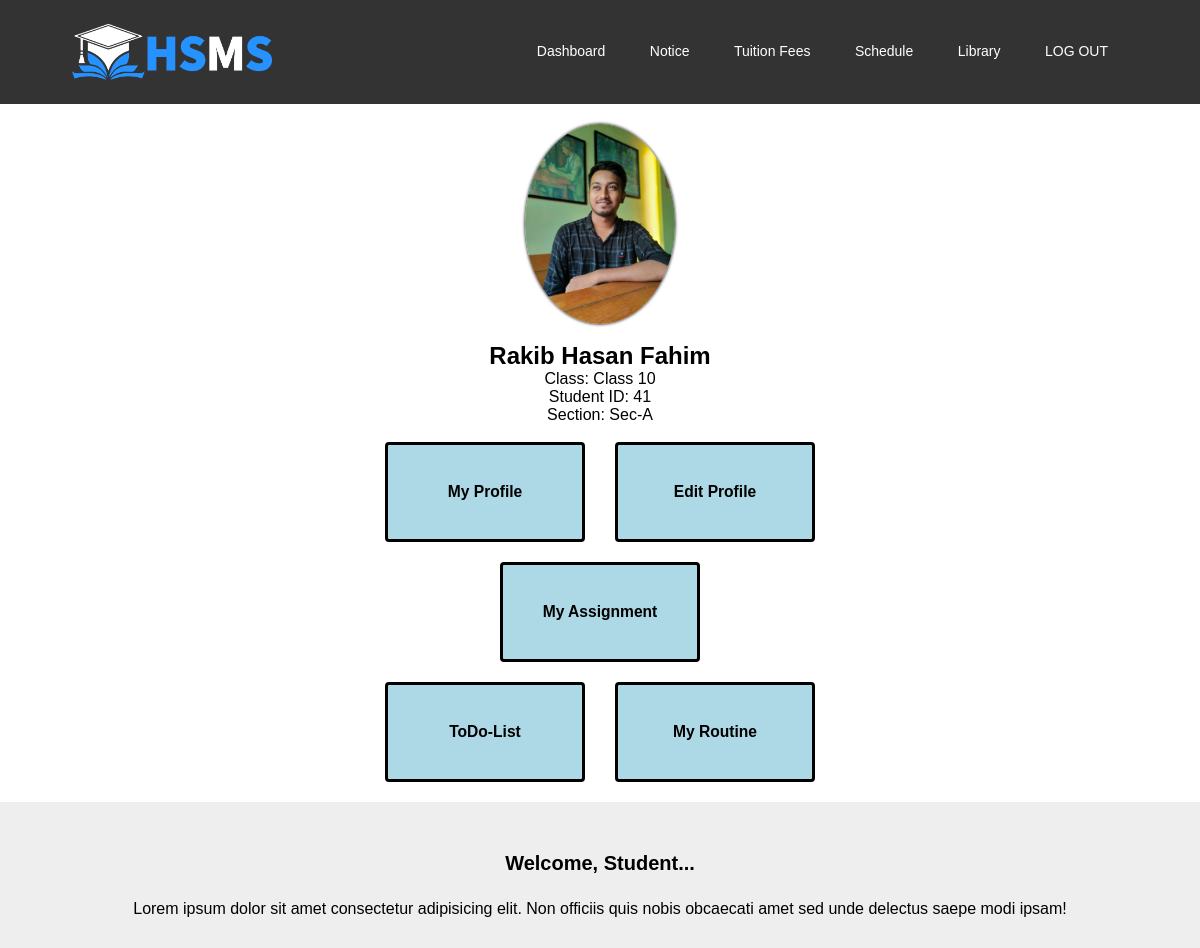
/Part-Student/studentHomePage.php (signed in), run on the app's committed database.
### tables this page shows
CREATE TABLE `students` (
  `student_id` int(11) NOT NULL,
  `user_id` int(11) NOT NULL,
  `class_id` int(11) NOT NULL,
  `section_id` int(11) NOT NULL,
  `date_of_birth` date DEFAULT NULL,
  `address` varchar(255) DEFAULT NULL,
  `phone_number` varchar(15) DEFAULT NULL,
  `guardian_name` varchar(255) DEFAULT NULL,
  `guardian_phone` varchar(15) DEFAULT NULL,
  `gender` enum('Male','Female','Other') DEFAULT NULL,
  `blood_group` enum('A+','A-','B+','B-','AB+','AB-','O+','O-') DEFAULT NULL,
  `profile_pic` blob DEFAULT NULL
);

CREATE TABLE `users` (
  `id` int(11) NOT NULL,
  `name` varchar(255) NOT NULL,
  `email` varchar(255) NOT NULL,
  `password` varchar(255) NOT NULL,
  `user_type` enum('student','teacher','admin','accounts') NOT NULL,
  `registration_date` timestamp NOT NULL DEFAULT current_timestamp(),
  `approval` tinyint(1) DEFAULT 0,
  `reset_pass` int(11) DEFAULT 0
);

CREATE TABLE `classes` (
  `class_id` int(11) NOT NULL,
  `class_name` varchar(10) NOT NULL
);

CREATE TABLE `sections` (
  `section_id` int(11) NOT NULL,
  `section_name` varchar(10) DEFAULT NULL
);

### Part-Student/studentHomePage.php (the view, shortened to what this page needs)
<?php
include '../template/database.php';
if (!empty($_SESSION['student_name'])) {
    $sid = $_SESSION['student_id'];
    $sname = $_SESSION['student_name'];
    $sql = "SELECT * FROM students WHERE user_id = $sid";
    $result = mysqli_query($conn, $sql);
    $row = mysqli_fetch_assoc($result);
    $profilePicName = $row['profile_pic'];
    $pp = '<div class="col-3">
        <div><img src="../uploads/student_profile_pictures/' . $profilePicName . '" class="profile-image" alt="' . $sname . '"></div>
        </div>';
    $sql = "SELECT *
FROM users u
LEFT JOIN students s ON u.`id`= s.`user_id`
LEFT JOIN classes c ON s.class_id = c.class_id
LEFT JOIN sections sec ON sec.section_id = s.section_id
WHERE s.user_id = $sid";
    $result = mysqli_query($conn, $sql);
    if ($result && mysqli_num_rows($result) > 0) {
        $row = mysqli_fetch_assoc($result);
        $studentName = $row["name"];
        $studentClass = $row["class_name"];
        $studentID = $row["student_id"];
        $studentSection = $row["section_name"];
    } else {
        $studentName = "N/A";
        $studentClass = "N/A";
        $studentID = "N/A";
        $studentSection = "N/A";
    }
?>
    <!DOCTYPE html>
    <html lang="en">
    <link rel="stylesheet" href="Style/adminHeaderFooter.css">
    <head>
    </head>
    <body>
        <div class="student-information">
            <div class="row">
                <div class="col-4">
                    <?php echo $pp; ?>
                </div>
            </div>
            <br>
            <h2><?php echo $studentName; ?></h2>
            <p>Class: <?php echo $studentClass; ?></p>
            <p>Student ID: <?php echo $studentID; ?></p>
            <p>Section: <?php echo $studentSection; ?></p>
        </div>
        <br>
        <div class="button-container">
            <button class="button" onclick="location.href='StudentViewProfile.php'">
                <h3><strong>My Profile</strong></h3>
            </button>
            <button class="button" onclick="location.href='student_edit_profile.php'">
                <h3><strong>Edit Profile</strong></h3>
            </button>
        </div>
        <div class="button-container">
            <button class="button" onclick="location.href='student_assingment.php'">
                <h3>My Assignment</h3>
            </button>
        </div>
        <div class="button-container">
            <button class="button" onclick="location.href='studentToDolist.php'">
                <h3>ToDo-List</h3>
            </button>
            <button class="button" onclick="location.href='student_schedule.php'">
                <h3><strong>My Routine</strong></h3>
            </button>
        </div>
    </body>
    </html>
<?php
} else {
    header('location: ../login.php');
}
?>

### Part-Student/Style/adminHeaderFooter.css (style rules this page uses)
* { margin: 0; padding: 0; font-family: 'Poppins', sans-serif; }
.header { min-height: 10vh; width: 100%; background-color: rgba(0, 0, 0, 0.8); background-size: cover; background-position: center; position: relative; }
nav { display: flex; padding: 2% 6%; justify-content: space-between; align-items: center; }
nav img { width: 200px; }
.nav-links { flex: 1; text-align: right; }
.nav-links ul li { list-style: none; display: inline-block; padding: 8px 20px; position: relative; }
.nav-links ul li a { color: white; text-decoration: none; font-size: 14px; }
.nav-links ul li::after { content: ''; width: 0%; height: 2px; background: #ffffff; display: block; margin: auto; transition: 0.5s; }
.footer { background: #eeeeee; width: 100%; text-align: center; padding: 30px 0; }
.footer_title { font-size: 36px; font-weight: 600; }
.footer h4 { font-size: 20px; margin-bottom: 25px; margin-top: 20px; }

### Part-Student/studentHomePage.php (style rules this page uses)
body { font-family: Arial, Helvetica, sans-serif; margin: 0; padding: 0; }
.student-information { text-align: center; margin-top: 20px; }
.student-information img { max-width: 150px; border-radius: 100%; }
.button { width: 200px; height: 100px; background-color: lightblue; border: 3px solid black; padding: 20px; text-align: center; margin-bottom: 20px; border-radius: 4px; transition: background-color 0.2s ease; display: block; text-decoration: none; color: black; }
.button-container { display: flex; flex-wrap: wrap; gap: 30px; justify-content: center; align-items: center; text-align: center; }
.profile-image { width: 400%; border-radius: 10px; border-color: black; box-shadow: 0 0 3px 0.5px rgb(40, 40, 40); }

### data on the page
students: profile_pic (picture), user.name "Rakib Hasan Fahim", class.class_name "Class 10", student_id "41", section.section_name "Sec-A"
